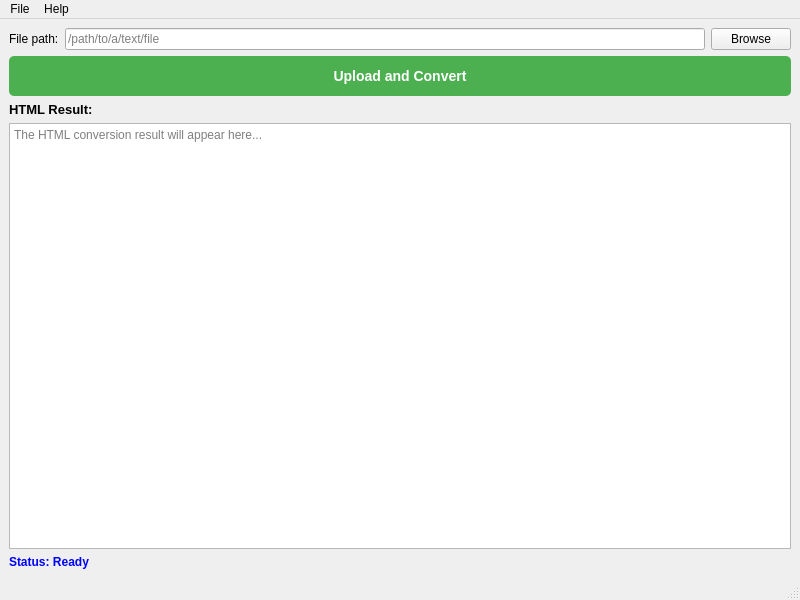
<?xml version="1.0" encoding="UTF-8"?>
<ui version="4.0">
 <class>MainWindow</class>
 <widget class="QMainWindow" name="MainWindow">
  <property name="geometry">
   <rect>
    <x>0</x>
    <y>0</y>
    <width>800</width>
    <height>600</height>
   </rect>
  </property>
  <property name="windowTitle">
   <string>Text to HTML Converter</string>
  </property>
  <widget class="QWidget" name="centralwidget">
   <layout class="QVBoxLayout" name="verticalLayout">
    <item>
     <layout class="QHBoxLayout" name="horizontalLayout">
      <item>
       <widget class="QLabel" name="label_filepath">
        <property name="text">
         <string>File path:</string>
        </property>
       </widget>
      </item>
      <item>
       <widget class="QLineEdit" name="lineEdit_filepath">
        <property name="placeholderText">
         <string>/path/to/a/text/file</string>
        </property>
       </widget>
      </item>
      <item>
       <widget class="QPushButton" name="pushButton_browse">
        <property name="text">
         <string>Browse</string>
        </property>
       </widget>
      </item>
     </layout>
    </item>
    <item>
     <widget class="QPushButton" name="pushButton_upload">
      <property name="minimumSize">
       <size>
        <width>0</width>
        <height>40</height>
       </size>
      </property>
      <property name="styleSheet">
       <string notr="true">QPushButton {
    background-color: #4CAF50;
    color: white;
    padding: 10px;
    font-size: 14px;
    border-radius: 5px;
    font-weight: bold;
}
QPushButton:hover {
    background-color: #45a049;
}
QPushButton:pressed {
    background-color: #3d8b40;
}</string>
      </property>
      <property name="text">
       <string>Upload and Convert</string>
      </property>
     </widget>
    </item>
    <item>
     <widget class="QLabel" name="label_result">
      <property name="text">
       <string>HTML Result:</string>
      </property>
      <property name="font">
       <font>
        <pointsize>10</pointsize>
        <weight>75</weight>
        <bold>true</bold>
       </font>
      </property>
     </widget>
    </item>
    <item>
     <widget class="QTextEdit" name="textEdit_result">
      <property name="readOnly">
       <bool>true</bool>
      </property>
      <property name="placeholderText">
       <string>The HTML conversion result will appear here...</string>
      </property>
     </widget>
    </item>
    <item>
     <widget class="QLabel" name="label_status">
      <property name="text">
       <string>Status: Ready</string>
      </property>
      <property name="styleSheet">
       <string notr="true">color: blue; font-weight: bold;</string>
      </property>
     </widget>
    </item>
   </layout>
  </widget>
  <widget class="QMenuBar" name="menubar">
   <property name="geometry">
    <rect>
     <x>0</x>
     <y>0</y>
     <width>800</width>
     <height>22</height>
    </rect>
   </property>
   <widget class="QMenu" name="menuFile">
    <property name="title">
     <string>File</string>
    </property>
    <addaction name="actionOpen"/>
    <addaction name="separator"/>
    <addaction name="actionExit"/>
   </widget>
   <widget class="QMenu" name="menuHelp">
    <property name="title">
     <string>Help</string>
    </property>
    <addaction name="actionAbout"/>
   </widget>
   <addaction name="menuFile"/>
   <addaction name="menuHelp"/>
  </widget>
  <widget class="QStatusBar" name="statusbar"/>
  <action name="actionOpen">
   <property name="text">
    <string>Open File...</string>
   </property>
   <property name="shortcut">
    <string>Ctrl+O</string>
   </property>
  </action>
  <action name="actionExit">
   <property name="text">
    <string>Exit</string>
   </property>
   <property name="shortcut">
    <string>Ctrl+Q</string>
   </property>
  </action>
  <action name="actionAbout">
   <property name="text">
    <string>About</string>
   </property>
  </action>
 </widget>
 <resources/>
 <connections/>
</ui>
